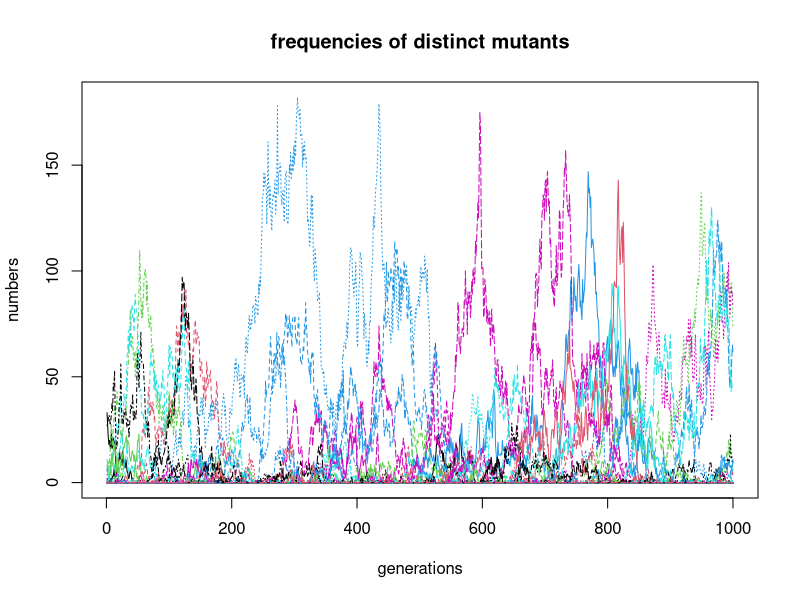
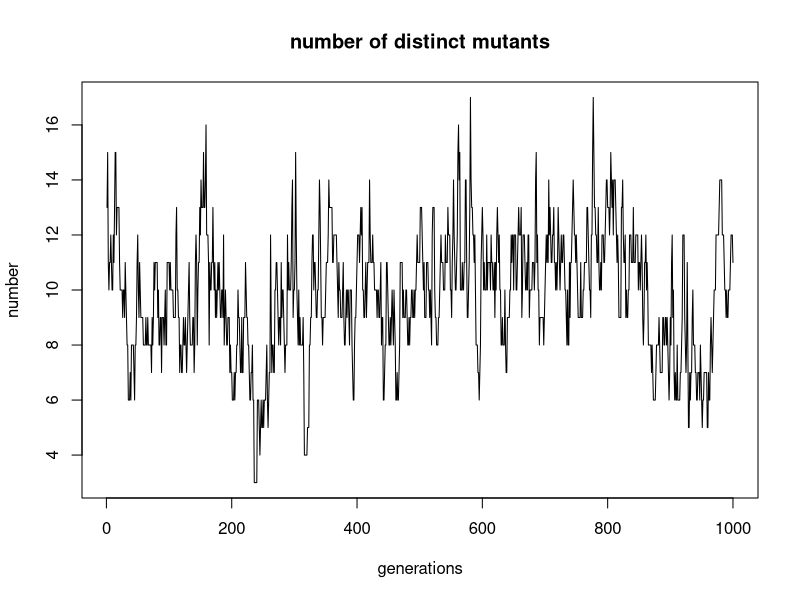
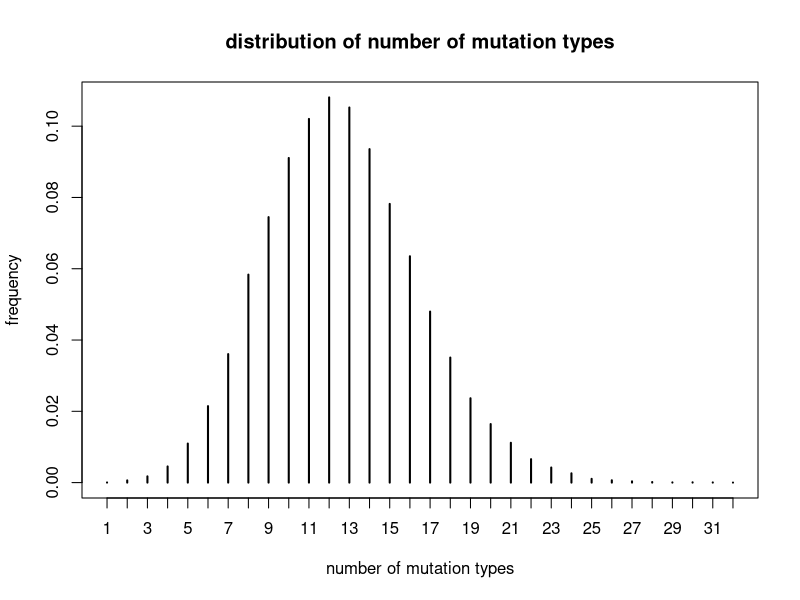
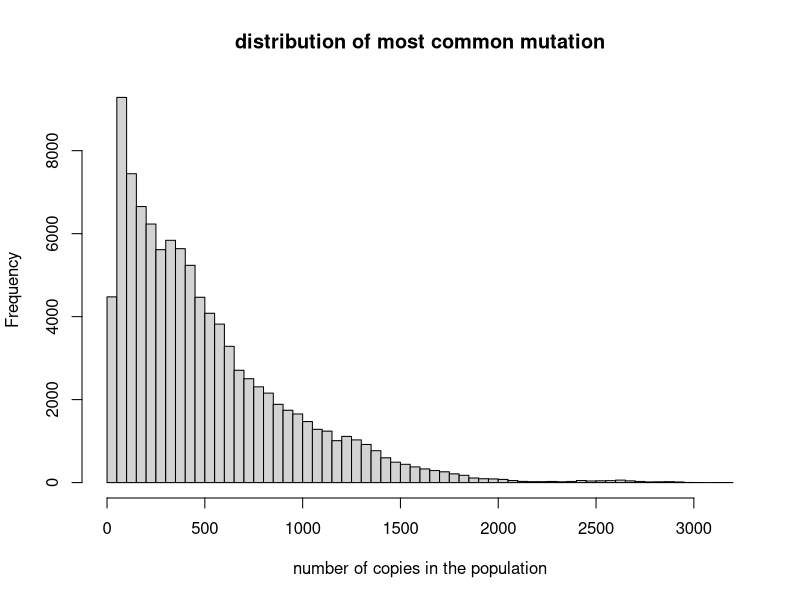
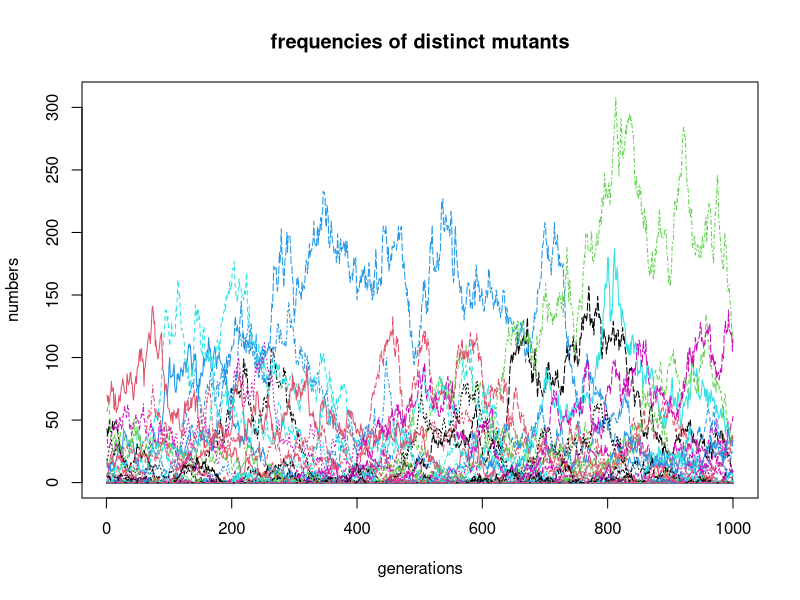
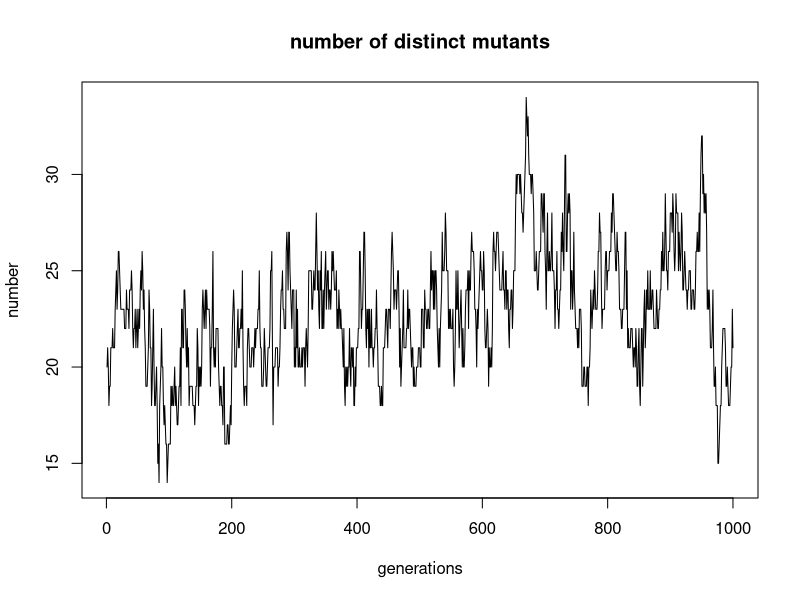
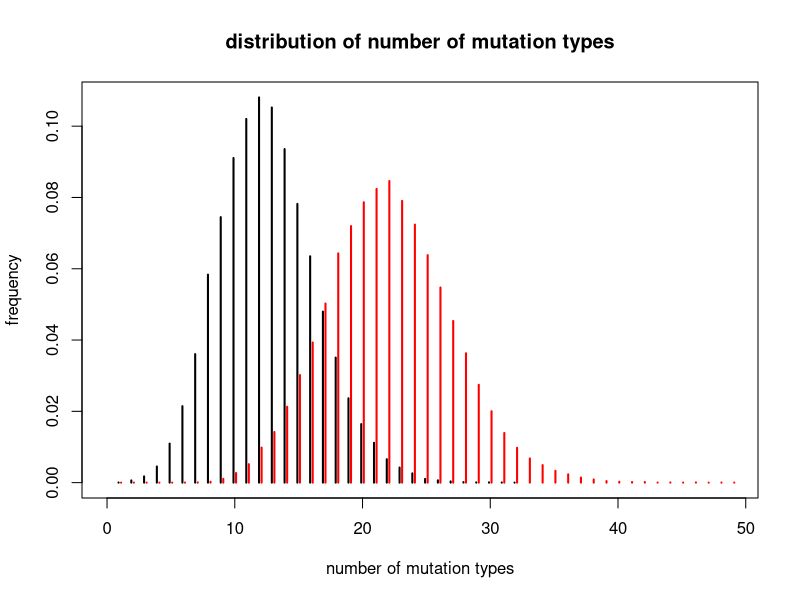
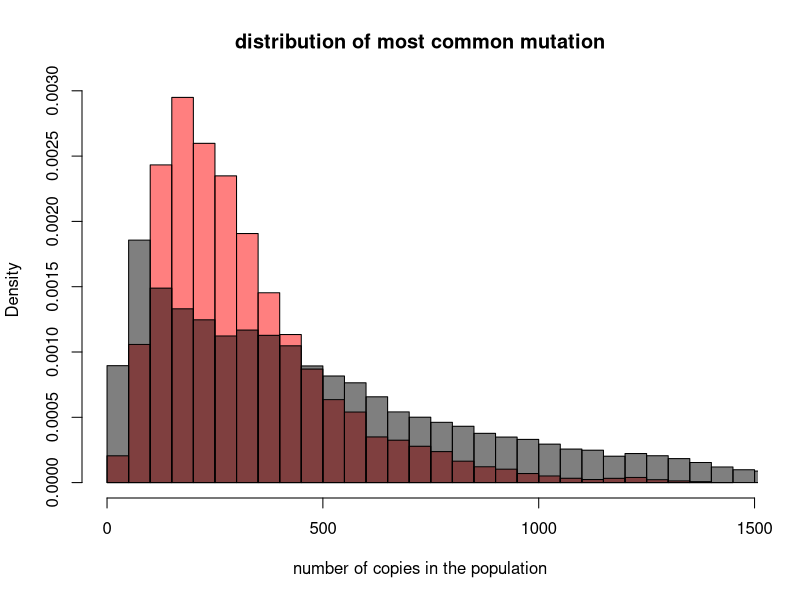

R code for these plots, in order:
## ---- chunk 1
fig.dim <- 5
knitr::opts_chunk$set(fig.height=fig.dim,fig.width=2*fig.dim,fig.align='center')
## ---- chunk 2
    sim_muts <- function (ngens,offspring,muN=mu*N,mu,N,max.muts=muN*100,z0=0) {
        z <- matrix(0L,nrow=max.muts,ncol=ngens)
        z[,1] <- z0
        for (k in 2:ngens) {
            z[,k] <- offspring(z[,k-1])
            new.muts <- sample(which(z[,k]==0), rpois(1,muN)) # errors if max.muts isn't big enough
            z[new.muts,k] <- 1
        }
        return(z)
    }
    s <- 0.001
    # get it started
    history <- sim_muts(ngens=1000,offspring=function(z){rpois(length(z),lambda=(1-s)*z)},muN=1,max.muts=200)
    history <- sim_muts(ngens=1000,offspring=function(z){rpois(length(z),lambda=(1-s)*z)},muN=1,max.muts=200,z0=history[,1000])
    matplot(t(history),type='l',main="frequencies of distinct mutants",xlab="generations",ylab="numbers")
    plot(colSums(history>0),type='l',main="number of distinct mutants",xlab="generations",ylab="number")
## ---- chunk 3
    pois.hist <- sim_muts(ngens=100000,offspring=function(z){rpois(length(z),lambda=(1-s)*z)},muN=1,max.muts=200,z0=history[,ncol(history)])
    plot( table( colSums(pois.hist>0) )/ncol(pois.hist), ylab="frequency", xlab="number of mutation types", main="distribution of number of mutation types" )
    hist( apply(pois.hist,2,max), xlab="number of copies in the population", main="distribution of most common mutation", breaks=50 )
## ---- chunk 4
    # hm, this one needs longer to reach equilibrium
    binom.fn <- function(z){rbinom(length(z),size=2*z,prob=(1-s)/2)}
    history <- sim_muts(ngens=1000,offspring=binom.fn,muN=1,max.muts=200)
    history <- sim_muts(ngens=1000,offspring=binom.fn,muN=1,max.muts=200,z0=history[,1000])
    matplot(t(history),type='l',main="frequencies of distinct mutants",xlab="generations",ylab="numbers")
    plot(colSums(history>0),type='l',main="number of distinct mutants",xlab="generations",ylab="number")
## ---- chunk 5
    binom.hist <- sim_muts(ngens=100000,offspring=binom.fn,muN=1,max.muts=200,z0=history[,1000])
    binom.counts <- tabulate(colSums(binom.hist>0))/ncol(binom.hist)
    pois.counts <- tabulate(colSums(pois.hist>0))/ncol(pois.hist)
    # plot number of types
    plot(x=seq_along(pois.counts)-0.1, y=pois.counts, type='h', lwd=2, ylab="frequency", 
            xlab="number of mutation types", main="distribution of number of mutation types",
            xlim=c(0,max(length(pois.counts),length(binom.counts)))
        )
    points(x=seq_along(binom.counts)+0.1, y=binom.counts, type='h', lwd=2, col='red' )
    # and size of largest type
    hist( apply(binom.hist,2,max), breaks=50, col=adjustcolor("red",0.5), freq=FALSE, 
        xlab="number of copies in the population", main="distribution of most common mutation"  )
    hist( apply(pois.hist,2,max), breaks=50, col=adjustcolor("black",0.5), freq=FALSE, add=TRUE )
## ---- chunk 6
    # plot number of types
    hist( colSums(binom.hist), breaks=50, col=adjustcolor("red",0.5), freq=FALSE, 
        xlab="number of mutations in the population", main="distribution of total number of mutations",
        xlim=c(0,5000) )
    hist( colSums(pois.hist), breaks=50, col=adjustcolor("black",0.5), freq=FALSE, add=TRUE )
    legend("topright",fill=c('black','red'),legend=c("poisson","binomial"))
## ---- chunk 7
sim_lifetime <- function (ngens,offspring,z=1,...) {
    k <- 1
    while ( k<ngens ) {
        z <- sum(offspring(z,...)) 
        if (z==0) { break; } else { k <- k+1 }
    }
    return(k-1)
}

ngens <- 1e8
svals <- 10^(seq(-4,-2,length.out=10))
nreps <- 1e4

pois.lts <- lapply(svals, function (s) { replicate( nreps, sim_lifetime(ngens,rpois,lambda=1-s) ) } )
pois.means <- sapply( pois.lts, mean, na.rm=TRUE )
pois.sds <- sapply( pois.lts, sd, na.rm=TRUE )

geom.lts <- lapply(svals, function (s) { replicate( nreps, sim_lifetime(ngens,rgeom,prob=1/(2-s)) ) } )
geom.means <- sapply( geom.lts, mean, na.rm=TRUE )
geom.sds <- sapply( geom.lts, sd, na.rm=TRUE )

bif.lts <- lapply( svals, function (s) { replicate( nreps, sim_lifetime(ngens,rbinom,size=2,prob=(1-s)/2)) } )
bif.means <- sapply( bif.lts, mean, na.rm=TRUE )
bif.sds <- sapply( bif.lts, sd, na.rm=TRUE )

layout(t(1:2))

plot( svals, pois.means, col='red', ylim=range(pois.means,geom.means,bif.means) )
arrows( x0=svals, y0=pois.means-2*pois.sds/sqrt(nreps), y1=pois.means+2*pois.sds/sqrt(nreps), angle=90, code=3, col='red' )
points( svals, geom.means, col='blue' )
arrows( x0=svals, y0=geom.means-2*geom.sds/sqrt(nreps), y1=geom.means+2*geom.sds/sqrt(nreps), angle=90, code=3, col='blue' )
points( svals, bif.means, col='green' )
arrows( x0=svals, y0=bif.means-2*bif.sds/sqrt(nreps), y1=bif.means+2*bif.sds/sqrt(nreps), angle=90, code=3, col='green' )

plot( svals, pois.means, col='red', ylim=range(pois.means,geom.means,bif.means), log='xy' )
arrows( x0=svals, y0=pois.means-2*pois.sds/sqrt(nreps), y1=pois.means+2*pois.sds/sqrt(nreps), angle=90, code=3, col='red' )
abline( coef( lm( log10(pois.means) ~ log10(svals) ) ), untf=FALSE, col='red' )
points( svals, geom.means, col='blue' )
arrows( x0=svals, y0=geom.means-2*geom.sds/sqrt(nreps), y1=geom.means+2*geom.sds/sqrt(nreps), angle=90, code=3, col='blue' )
abline( coef( lm( log10(geom.means) ~ log10(svals) ) ), untf=FALSE, col='blue' )
points( svals, bif.means, col='green' )
arrows( x0=svals, y0=bif.means-2*bif.sds/sqrt(nreps), y1=bif.means+2*bif.sds/sqrt(nreps), angle=90, code=3, col='green' )
abline( coef( lm( log10(bif.means) ~ log10(svals) ) ), untf=FALSE, col='green' )

coefs <- rbind(
        poisson=coef( lm( log(pois.means) ~ log(svals) ) ),
        geometric=coef( lm( log(geom.means) ~ log(svals) ) ),
        bifurcating=coef( lm( log(bif.means) ~ log(svals) ) )
    )
coefs

